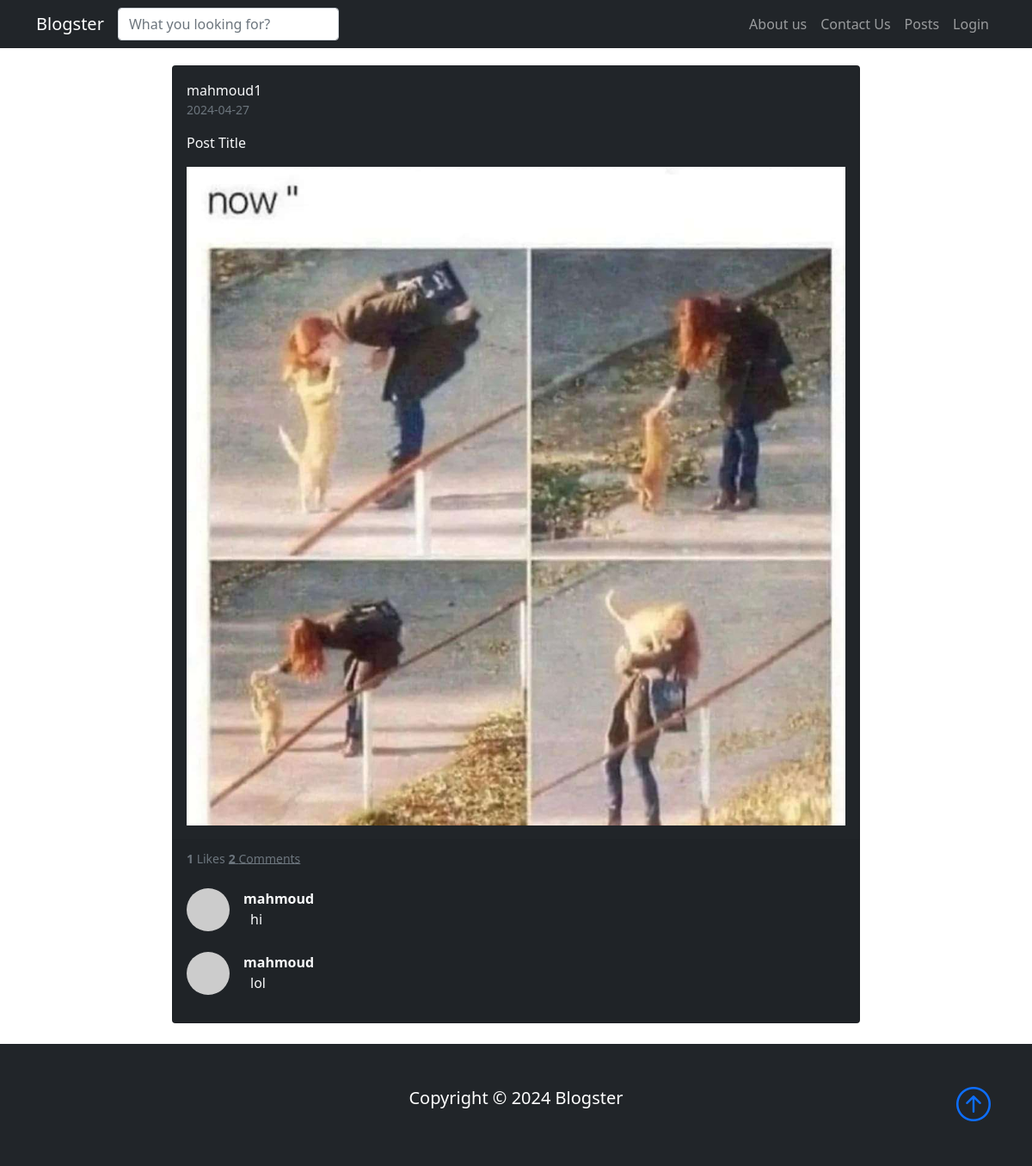
The page /Posts/3 on the database its author committed.
### tables this page shows
CREATE TABLE "Users" (
	"user_ID"	INTEGER NOT NULL,
	"user_Name"	TEXT NOT NULL,
	"password"	TEXT NOT NULL,
	"phone"	TEXT,
	"email"	TEXT,
	PRIMARY KEY("user_ID")
);

CREATE TABLE "Posts" (
	"post_ID"	INTEGER NOT NULL,
	"content"	TEXT NOT NULL,
	"title"	TEXT NOT NULL,
	"category"	TEXT NOT NULL,
	"likes"	INTEGER NOT NULL DEFAULT 0,
	"date"	TEXT,
	"photo"	TEXT,
	"user_ID"	INTEGER NOT NULL,
	FOREIGN KEY("user_ID") REFERENCES "Users"("user_ID"),
	PRIMARY KEY("post_ID")
);

CREATE TABLE "Comments" (
	"comment_ID"	INTEGER NOT NULL,
	"content"	TEXT NOT NULL,
	"user_ID"	INTEGER NOT NULL,
	"post_ID"	INTEGER NOT NULL,
	PRIMARY KEY("comment_ID"),
	FOREIGN KEY("user_ID") REFERENCES "Users"("user_ID"),
	FOREIGN KEY("post_ID") REFERENCES "Posts"("post_ID")
);

### app.py (the view)
@app.route('/Posts/<int:Post_id>')
def Post_comments(Post_id=None):
    Post_dict = get_post(Post_id, include_liked=True, include_comments=True, User_id=request.cookies.get('User_id'))
    return render_template('postPage.html',
                            LoggedIn=bool(request.cookies.get('LoggedIn')) if bool(request.cookies.get('LoggedIn')) else None,
                            Username="Hello, " + request.cookies.get('Username') if bool(request.cookies.get('LoggedIn')) else None,
                            Post=Post_dict,
                            getUserName=get_username,
                            comments=[Post_dict['Comments']],
                            numComments=len(Post_dict['Comments']))

### utils.py (called while the page is built)
def get_username(User_id):
    conn = sqlite3.connect('DB/blog.db')
    c = conn.cursor()
    c.execute('SELECT user_Name FROM Users WHERE user_ID=:user_id', {'user_id':User_id})
    username = c.fetchone()[0]
    return username

### templates/postPage.html (shortened to what this page needs)
{% extends 'base.html' %}
{% block head %}
<link rel="stylesheet" href="{{url_for('static', filename='css/postPage.css')}}">
{% endblock %}
{% block body %}
<div class="container posts-content">
  <div class="row">
    {% if not comments %}
    {% for Post in Posts %}
    {% set image_url = Post['Posts'][6] %}
    <div class="col-lg-12">
      <div class="card mb-4 bg-dark" style="width: auto; max-width: 800px; margin: auto;">
        <div class="card-body">
          <div class="media mb-3">
            <img src="https://bootdey.com/img/Content/avatar/avatar1.png" class="d-block ui-w-40 rounded-circle" alt="">
            <div class="media-body ml-3 text-light">
              {{ Post['Usernames'][0] }}
              <div class="text-muted small">{{ Post['Posts'][5] }}</div>
            </div>
          </div>
          <p class="text-light">
            {{ Post['Posts'][2] }}
          </p>
          <a href="/Post/{{ Post['Posts'][0] }}" class="ui-rect ui-bg-cover"
            style="background-image: url('{{image_url}}');"></a>
        </div>
        <div class="card-footer">
          {% if LoggedIn %}
            {% if Post['Liked'] %}
              {% set class = 'btn-secondary' %}
              {% set text = 'Dislike' %}
            {% else %}
              {% set class = 'btn-primary' %}
              {% set text = 'Like' %}
            {% endif %}
            <button class="btn me-3 {{ class }} LikeButton" type="submit" value="{{ Post['Posts'][0] }}" id="post_id:{{Post['Posts'][0]}}">{{ text }}</button>
          {% endif %}
          <small class="align-middle d-inline-block text-muted">
            <strong id="postlikes_{{Post['Posts'][0]}}">{{ Post['Posts'][4] }}</strong> Likes</small>
          <a href="/Posts/{{ Post['Posts'][0] }}" class="d-inline-block text-muted ml-3">
            <small class="align-middle">
              <strong>{{ Post['Comments'] }}</strong> Comments
            </small>
          </a>
        </div>
      </div>
    </div>
    {% endfor %}
    {% else %}
    {% set image_url = Post['Post'][6] %}
    <div class="col-lg-12">
      <div class="card mb-4 bg-dark" style="width: auto; max-width: 800px; margin: auto;">
        <div class="card-body">
          <div class="media mb-3">
            <div class="media-body ml-3 text-light">
              {{ Post['Username'][0] }}
              <div class="text-muted small">{{ Post['Post'][5] }}</div>
            </div>
          </div>
          <p class="text-light">
            {{ Post['Post'][2] }}
          </p>
          <a href="/Post/{{ Post['Post'][0] }}" class="ui-rect ui-bg-cover"
            style="background-image: url('{{image_url}}');"></a>
        </div>
        <div class="card-footer">
          <small class="align-middle d-inline-block text-muted">
            <strong id="postlikes_{{ Post['Post'][0] }}">{{ Post['Post'][4] }}</strong> Likes</small>
          <a href="/Posts/{{ Post['Post'][0] }}" class="d-inline-block text-muted ml-3">
            <small class="align-middle">
              <strong id="postcomments_{{Post['Post'][0]}}">{{ numComments }}</strong> Comments</small>
          </a>
          {% for Comments in comments %}
          {% for comment in Comments %}
          <div class="d-flex my-4">
            <div class="flex-shrink-0"><img class="rounded-circle" src="https://dummyimage.com/50x50/ced4da/6c757d.jpg"
                alt="..." /></div>
            <div class="ms-3">
              <div class="fw-bold text-light">{{ getUserName(comment[2]) }}</div>
              <div class="text-light ms-2">{{comment[1]}}</div>
            </div>
          </div>
          {% endfor %}
          {% endfor %}
        </div>
      </div>
    </div>
    {% endif %}
  </div>
</div>
{% endblock %}

### static/css/style.css (style rules this page uses)
body { background-image: url(../imgs/background.jpg); background-size: cover; background-repeat: no-repeat; background-attachment:fixed; overflow: overlay; }

### static/css/postPage.css (style rules this page uses)
.posts-content { margin-top:20px; }
.ui-bg-cover { background-color: transparent; background-position: center center; background-size: cover; }
.ui-rect { padding-top: 50% !important; }
.ui-rect, .ui-rect-30, .ui-rect-60, .ui-rect-67, .ui-rect-75 { position: relative !important; display: block !important; padding-top: 100% !important; width: 100% !important; }
.d-flex, .d-inline-flex, .media, .media>:not(.media-body), .jumbotron, .card { -ms-flex-negative: 1; flex-shrink: 1; }
.card-footer, .card hr { border-color: rgba(24,28,33,0.06); }

### rows shown on the page
Users: user_Name "mahmoud1"
Posts: date "2024-04-27", title "Post Title", photo (picture), likes "1"
Comments: content "hi"
Users: user_Name "mahmoud"
Comments: content "lol"

### other values the page prints
{{ numComments }} "2"
